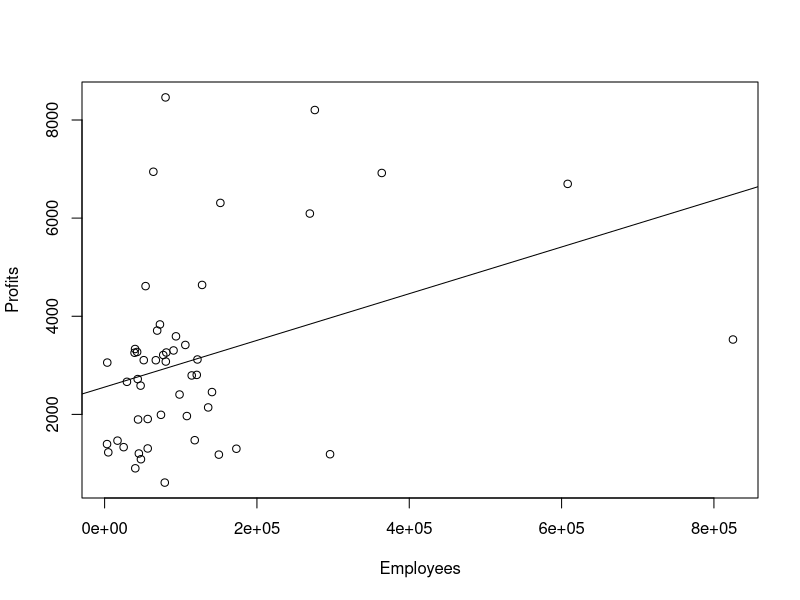
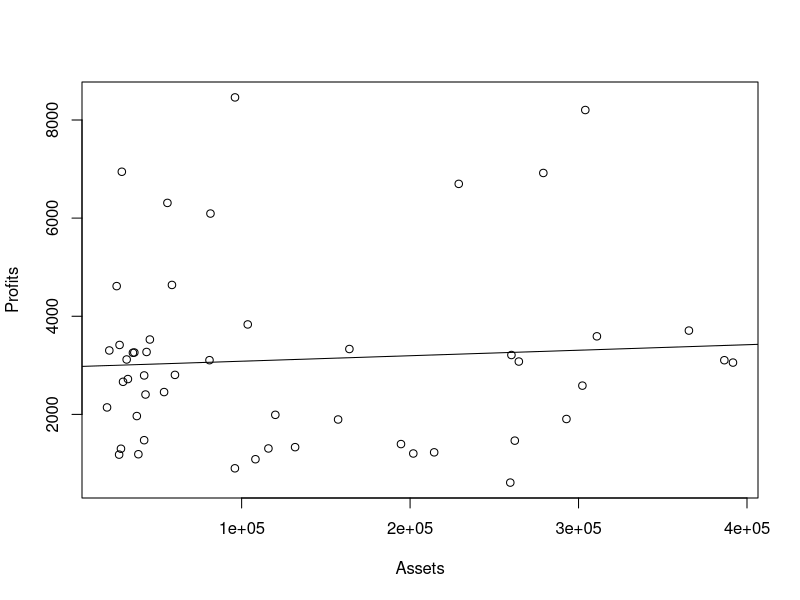
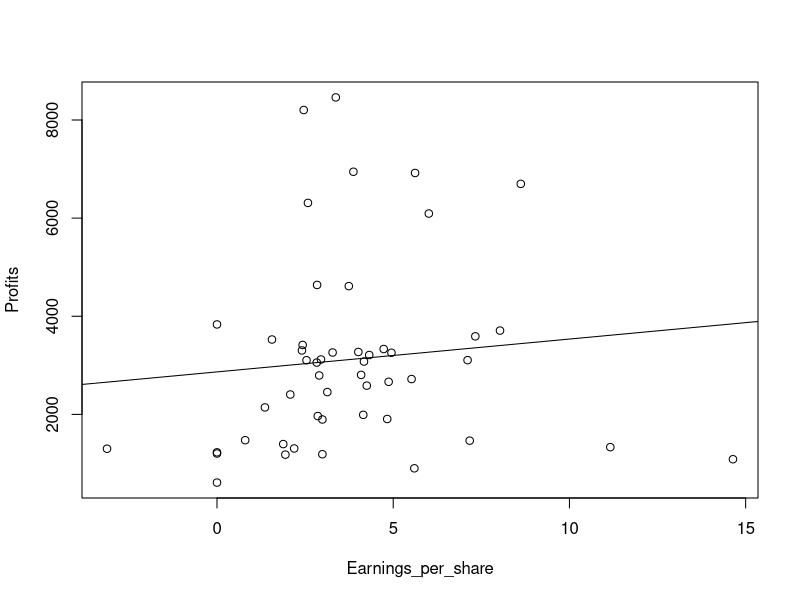
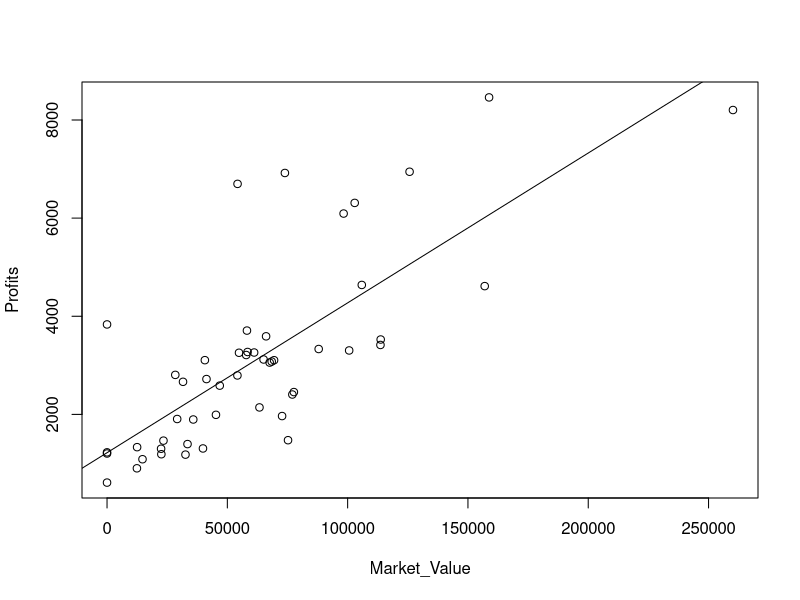
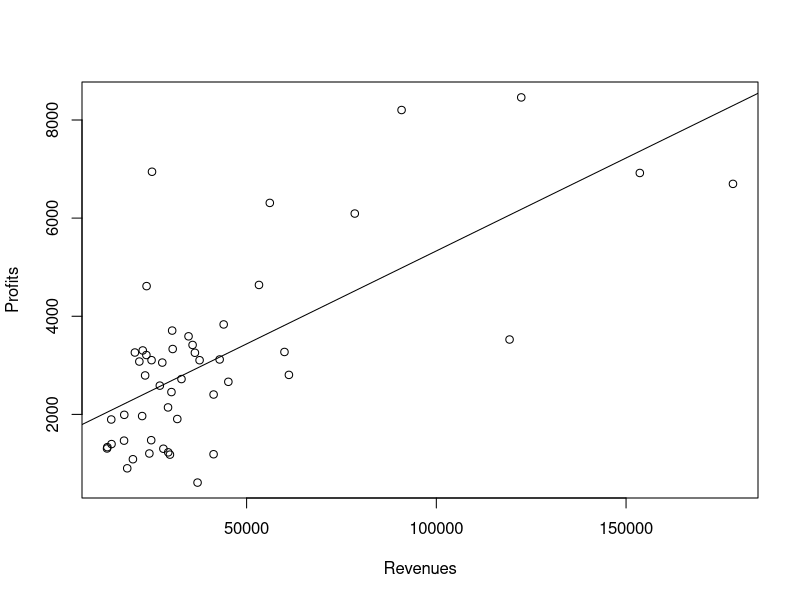
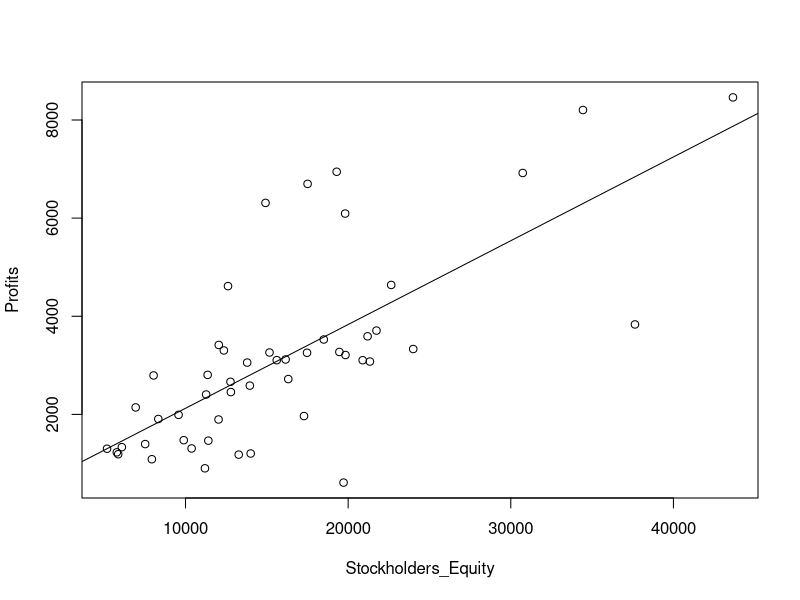
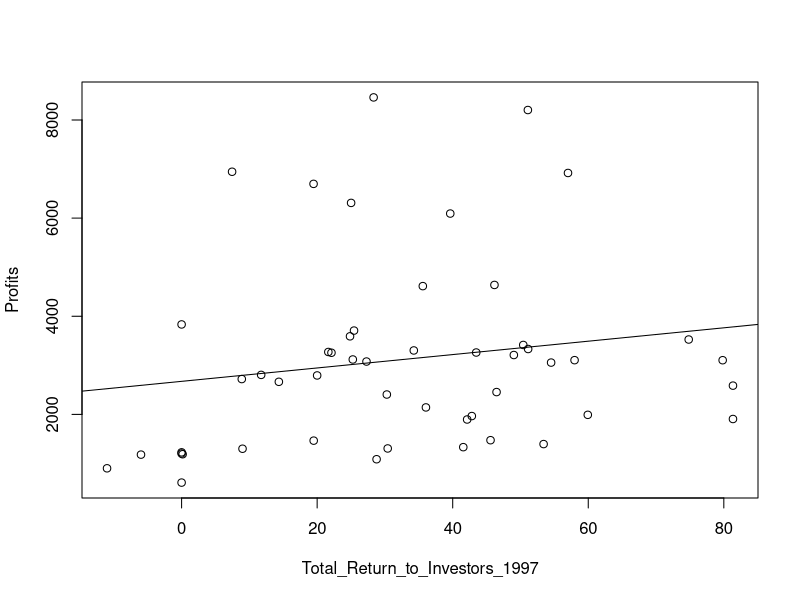

Write the R code that produced these figures, in order.
#-----------------------
### Exercise 1
#-----------------------


USComp <- read.csv("01. USComp.csv")
attach(USComp)
n <- 50

#A

plot(Employees, Profits)

Answer_A <- "The plot does not seem to show any correlation between profits and number of employees, or perhaps a slight positive correlation."

#B

corr <- cor(Employees, Profits)

t_value <- corr / sqrt((1-corr^2)/(n-2))

alpha_t <- pt(t_value, df=48, lower.tail=FALSE)*2

Answer_B <- "The correlation is not statistically significative to a 5% size (alpha_t = 0.0094 < 0.05)."

#C

lm.out <- lm(Profits ~ Employees)

summary(lm.out)
b0 <- coef(summary(lm.out))["(Intercept)","Estimate"]
b1 <- coef(summary(lm.out))["Employees","Estimate"]
s1 <- coef(summary(lm.out))["Employees", "Std. Error"]

abline(lm.out)

Answer_C_1 <- "Profits_i = 2557 + 0.0047*Employees_i + epsilon_i"
Answer_C_2 <- "A company with 0 employees would make 2557 units of profit according to this model."
Answer_C_3 <- "Every additional employee that the company hires adds 0.0047 units of profit according to this model."
Answer_C_4 <- "The slope coefficient is significant at alpha = 1% (showed by the ** in the summary)"

#D

Profits_predicted <- c(coef(summary(lm.out))["(Intercept)","Estimate"] + coef(summary(lm.out))["Employees","Estimate"]*Employees)
Profits_squared_errors <- c((Profits - Profits_predicted)^2)
SSE <- sum(Profits_squared_errors)

Profits_mean <- mean(Profits)
Profits_squared_dif <- c((Profits - Profits_mean)^2)
SST <- sum(Profits_squared_dif)
SSR1 <- SST - SSE

Profits_squared_regression <- c((Profits_predicted - Profits_mean)^2)
SSR2 <- sum(Profits_squared_regression)

R_squared <- SSR2 / SST
Unexplained <- SSE/SST
Answer_D <- "Using SSR, SSE and SST, we can see that there is a large part of differences in profits that the model does not explain (86.8%)"

#E

Mean_employees <- mean(Employees)
Mean_profits_predicted <- b0 + b1*Mean_employees

CI_Profits_lower <- Mean_profits_predicted - Mean_employees*(1.96*s1)/sqrt(n)
CI_Profits_upper <- Mean_profits_predicted + Mean_employees*(1.96*s1)/sqrt(n)

#F

Answer_F <- "No, this indicator does not seem to be a good indicator for profits. We can try to regress Profits on each type of other data that we have:"

LM_Assets <- lm(Profits ~ Assets)
plot(Assets, Profits)
abline(LM_Assets)

Answer_F_2 <- "Assets does not seem to correlate with profits either."

LM_earningsps <- lm(Profits ~ Earnings_per_share)
plot(Earnings_per_share, Profits)
abline(LM_earningsps)

summary(LM_earningsps)

Answer_F_3 <- "Earnings per share neither..."

LM_marketv <- lm(Profits ~ Market_Value)
plot(Market_Value, Profits)
abline(LM_marketv)

summary(LM_marketv)

Answer_F_4 <- "Market value however seems to correlate pretty well with profits, which seems logical."


LM_revenue <- lm(Profits ~ Revenues)
plot(Revenues, Profits)
abline(LM_revenue)

summary(LM_revenue)

Answer_F_5 <- "As do revenues..."

LM_stockeq <- lm(Profits ~ Stockholders_Equity)
plot(Stockholders_Equity, Profits)
abline(LM_stockeq)

summary(LM_stockeq)

Answer_F_6 <- "and stockholder equity"


LM_return97 <- lm(Profits ~ Total_Return_to_Investors_1997)
plot(Total_Return_to_Investors_1997, Profits)
abline(LM_return97)

summary(LM_return97)

Answer_F_7 <- "Finally, the 1997 record for return to investors does not seem to be a good indicator."